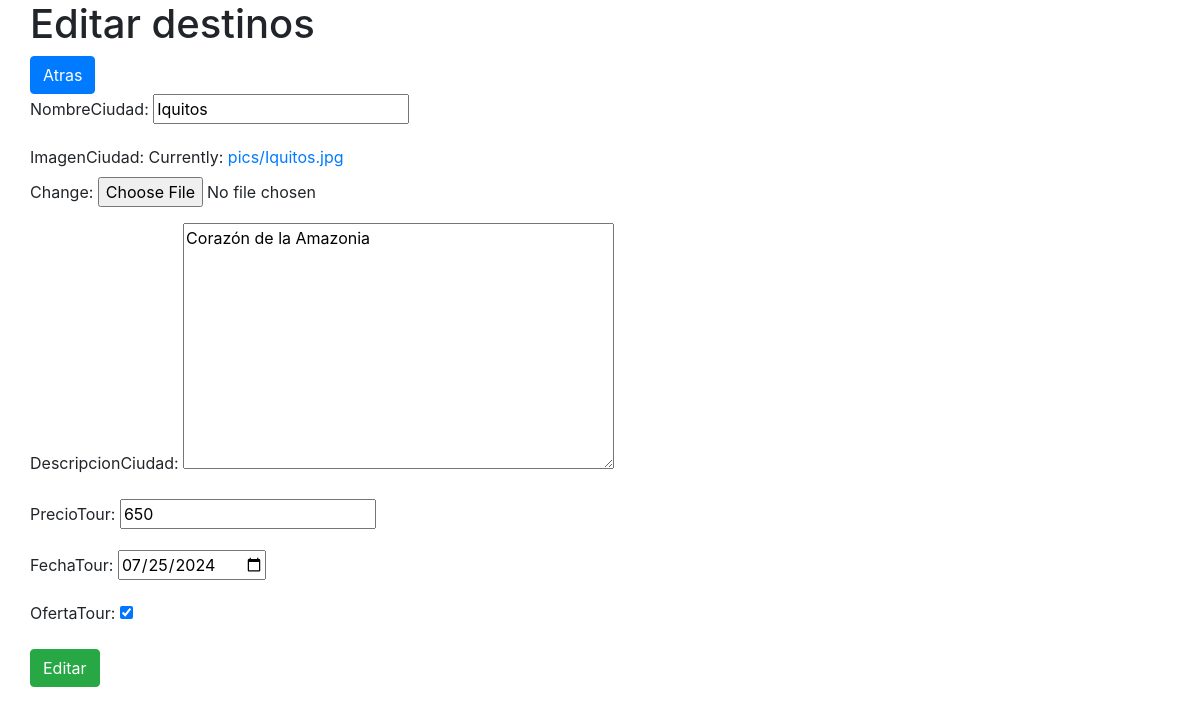
The app's page /travello/editar_destinos/2 (signed in) with its own data.
### travello/models.py (models this page shows, shortened)
class DestinosTuristicos(models.Model):
    nombreCiudad = models.CharField(max_length=100)
    imagenCiudad = models.ImageField(upload_to='pics')
    descripcionCiudad = models.TextField()
    precioTour = models.IntegerField()
    ofertaTour = models.BooleanField(default=False)
    fechaTour = models.DateField(null=True, blank=True)

### travello/views.py (the view)
# urls.py: path('editar_destinos/<int:id_destino>', views.editar_destinos, name='editar_destinos'),
def editar_destinos(request, id_destino):
    if not request.user.is_authenticated or not request.user.is_superuser:
        return redirect('index')
    destino = DestinosTuristicos.objects.get(id=id_destino)
    if request.method == 'POST':
        form = DestinosTuristicosForm(request.POST, request.FILES, instance=destino)
        if form.is_valid():
            form.save()
            return redirect('lista_destinos')
    form = DestinosTuristicosForm(instance=destino)
    return render(request, 'editar_destinos.html', {'form':form})

### travello/forms.py
class DestinosTuristicosForm(forms.ModelForm):
    class Meta:
        model = DestinosTuristicos
        fields = ['nombreCiudad', 'imagenCiudad', 'descripcionCiudad', 'precioTour', 'fechaTour', 'ofertaTour']
        widgets = {
            'fechaTour': forms.DateInput(attrs={'type': 'date'}),
        }

### templates/editar_destinos.html (shortened to what this page needs)
{% extends 'base.html' %}
{% block content %}
    <h1>Editar destinos</h1>
    <a href="/travello/lista_destinos" class="btn btn-primary">Atras</a>
    <form action="" method="post" enctype="multipart/form-data">
        {{ form.as_p }}
        <input type="submit" value="Editar" class="btn btn-success">
    </form>
{% endblock %}

### records on screen
DestinosTuristicos: nombreCiudad "Iquitos", descripcionCiudad "Corazón de la Amazonia", precioTour "650", fechaTour "07/25/2024", ofertaTour "☑"
